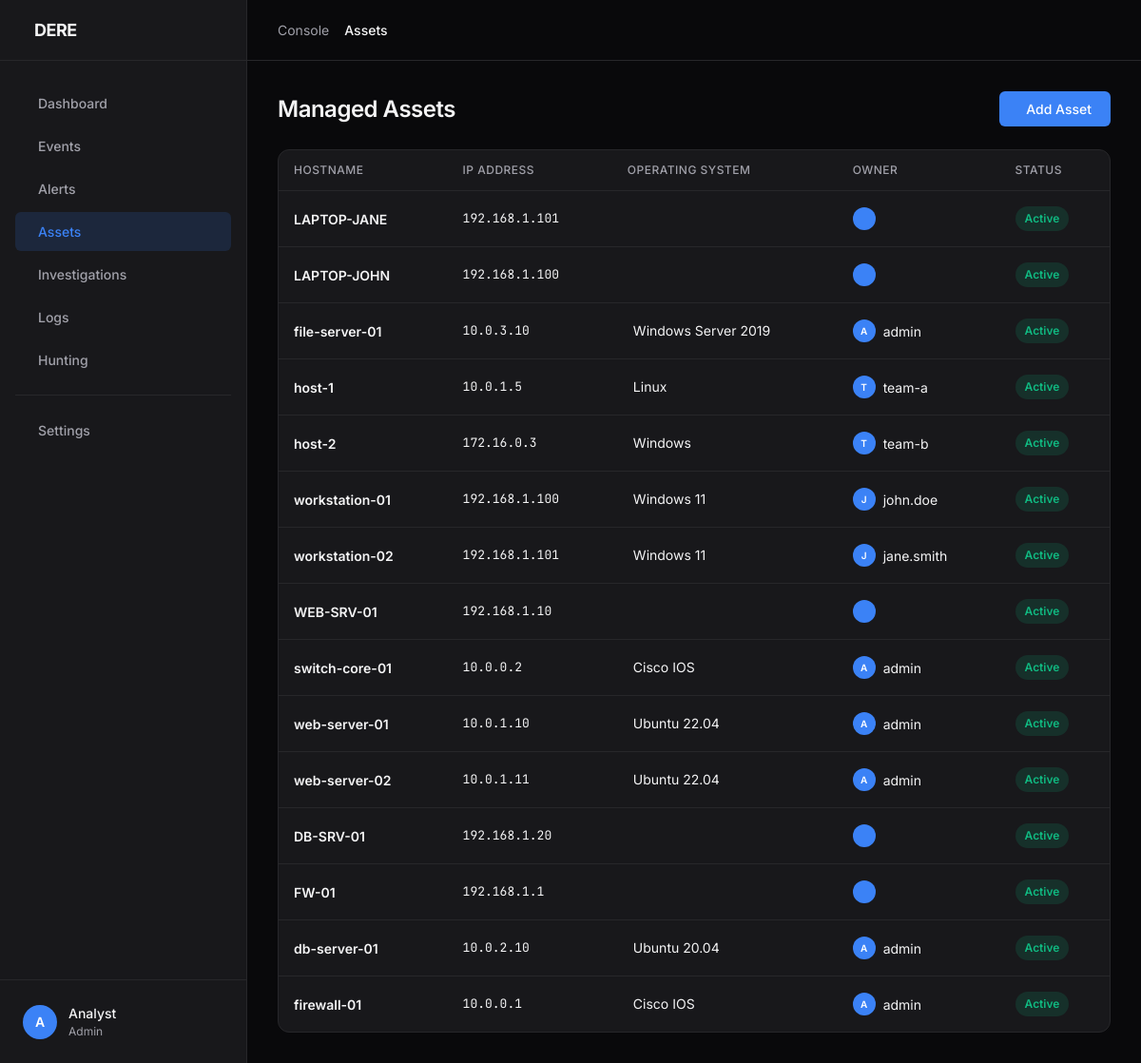
The app's page /assets/ (signed in) with its own data.
### apps/core/models.py (models this page shows, shortened)
class Asset(models.Model):
    ASSET_TYPES = [
        ('server', 'Server'),
        ('workstation', 'Workstation'),
        ('network_device', 'Network Device'),
        ('mobile', 'Mobile Device'),
        ('iot', 'IoT Device'),
        ('cloud', 'Cloud Resource'),
    ]
    CRITICALITY_LEVELS = [
        ('low', 'Low'),
        ('medium', 'Medium'),
        ('high', 'High'),
        ('critical', 'Critical'),
    ]
    hostname = models.CharField(max_length=128)
    ip = models.GenericIPAddressField()
    mac_address = models.CharField(max_length=17, blank=True)
    asset_type = models.CharField(max_length=32, choices=ASSET_TYPES, default='server')
    os = models.CharField(max_length=64, blank=True)
    os_version = models.CharField(max_length=64, blank=True)
    owner = models.CharField(max_length=64, blank=True)
    department = models.CharField(max_length=64, blank=True)
    location = models.CharField(max_length=128, blank=True)
    criticality = models.CharField(max_length=16, choices=CRITICALITY_LEVELS, default='medium')
    risk_score = models.IntegerField(default=0)  # UEBA risk score
    last_seen = models.DateTimeField(auto_now=True)
    is_active = models.BooleanField(default=True)
    tags = models.TextField(blank=True)  # JSON array of tags
    metadata = models.TextField(blank=True)  # JSON for additional data
    created = models.DateTimeField(auto_now_add=True)
    updated = models.DateTimeField(auto_now=True)
    class Meta:
        ordering = ['-criticality', 'hostname']

### apps/core/views.py (the view)
# urls.py: path('assets/', views.assets, name='assets'),
@login_required
def assets(request):
    asset_type = request.GET.get('type', '')
    criticality = request.GET.get('criticality', '')
    assets_qs = Asset.objects.all()
    if asset_type:
        assets_qs = assets_qs.filter(asset_type=asset_type)
    if criticality:
        assets_qs = assets_qs.filter(criticality=criticality)
    context = {
        'assets': assets_qs,
        'asset_type': asset_type,
        'criticality': criticality,
        'asset_types': Asset.ASSET_TYPES,
        'criticality_levels': Asset.CRITICALITY_LEVELS,
    }
    return render(request, 'siem/assets.html', context)

### templates/siem/assets.html (shortened to what this page needs)
{% extends 'base.html' %}
{% block page_title %}Assets{% endblock %}
{% block content %}
<div class="container">
  <div class="top-row">
    <h2>Managed Assets</h2>
    <div class="center">
      <button class="btn"> Add Asset</button>
    </div>
  </div>
  <div class="card full-width" style="padding: 0; overflow: hidden;">
    <div class="table-container">
      <table class="table">
        <thead>
          <tr>
            <th>Hostname</th>
            <th>IP Address</th>
            <th>Operating System</th>
            <th>Owner</th>
            <th>Status</th>
          </tr>
        </thead>
        <tbody>
          {% for a in assets %}
          <tr>
            <td style="font-weight: 600;">{{ a.hostname }}</td>
            <td style="font-family: 'JetBrains Mono'; font-size: 13px;">{{ a.ip }}</td>
            <td>
              {{ a.os }}
            </td>
            <td>
              <div class="center" style="gap: 8px;">
                <div class="avatar" style="width: 24px; height: 24px; font-size: 10px;">{{ a.owner|slice:":1"|upper }}
                </div>
                <span>{{ a.owner }}</span>
              </div>
            </td>
            <td><span class="severity sev-low">Active</span></td>
          </tr>
          {% empty %}
          <tr>
            <td colspan="5" class="center" style="padding: 32px; color: var(--text-muted);">No assets found.</td>
          </tr>
          {% endfor %}
        </tbody>
      </table>
    </div>
  </div>
</div>
{% endblock %}

### static/css/styles.css (style rules this page uses)
:root { --bg-app: #09090b; --bg-panel: #18181b; --bg-card: #18181b; --bg-hover: #27272a; --text-main: #f4f4f5; --text-muted: #a1a1aa; --text-dim: #52525b; --accent-primary: #3b82f6; --accent-hover: #2563eb; --accent-glow: rgba(59, 130, 246, 0.15); --status-success: #10b981; --status-warning: #f59e0b; --status-danger: #ef4444; --status-info: #06b6d4; --border-subtle: #27272a; --border-focus: #3b82f6; --sidebar-width: 260px; --header-height: 64px; --radius-sm: 6px; --radius-md: 12px; --radius-lg: 16px; }
*, *::before, *::after { box-sizing: border-box; margin: 0; padding: 0; }
body { font-family: 'Inter', system-ui, -apple-system, sans-serif; background-color: var(--bg-app); color: var(--text-main); line-height: 1.5; -webkit-font-smoothing: antialiased; height: 100vh; overflow: hidden; }
button { font-family: inherit; }
.avatar { width: 36px; height: 36px; border-radius: 50%; background-color: var(--accent-primary); color: white; display: flex; align-items: center; justify-content: center; font-weight: 600; font-size: 14px; }
.container { max-width: 1200px; margin: 0 auto; }
.top-row { display: flex; justify-content: space-between; align-items: center; margin-bottom: 24px; flex-wrap: wrap; gap: 16px; }
h2 { font-size: 24px; font-weight: 600; letter-spacing: -0.5px; }
.card { background-color: var(--bg-panel); border: 1px solid var(--border-subtle); border-radius: var(--radius-md); padding: 24px; display: flex; flex-direction: column; transition: transform 0.2s, box-shadow 0.2s; }
.table-container { overflow-x: auto; }
.table { width: 100%; border-collapse: collapse; font-size: 14px; }
.table th { text-align: left; padding: 12px 16px; color: var(--text-muted); font-weight: 500; border-bottom: 1px solid var(--border-subtle); font-size: 12px; text-transform: uppercase; letter-spacing: 0.5px; }
.table td { padding: 16px; border-bottom: 1px solid var(--border-subtle); color: var(--text-main); }
.table tr:last-child td { border-bottom: none; }
.severity { display: inline-flex; align-items: center; padding: 4px 10px; border-radius: 999px; font-size: 12px; font-weight: 600; text-transform: capitalize; }
.sev-low { background: rgba(16, 185, 129, 0.15); color: var(--status-success); }
.btn { background-color: var(--accent-primary); color: white; border: none; padding: 10px 20px; border-radius: var(--radius-sm); font-weight: 500; font-size: 14px; cursor: pointer; transition: 0.2s; display: inline-flex; align-items: center; gap: 8px; }
.center { display: flex; align-items: center; gap: 12px; }
.full-width { grid-column: 1 / -1; }

### records on screen
Asset: hostname "LAPTOP-JANE", ip "192.168.1.101"
Asset: hostname "LAPTOP-JOHN", ip "192.168.1.100"
Asset: hostname "file-server-01", ip "10.0.3.10", os "Windows Server 2019", owner "A", owner "admin"
Asset: hostname "host-1", ip "10.0.1.5", os "Linux", owner "T", owner "team-a"
Asset: hostname "host-2", ip "172.16.0.3", os "Windows", owner "T", owner "team-b"
Asset: hostname "workstation-01", ip "192.168.1.100", os "Windows 11", owner "J", owner "john.doe"
Asset: hostname "workstation-02", ip "192.168.1.101", os "Windows 11", owner "J", owner "jane.smith"
Asset: hostname "WEB-SRV-01", ip "192.168.1.10"
Asset: hostname "switch-core-01", ip "10.0.0.2", os "Cisco IOS", owner "A", owner "admin"
Asset: hostname "web-server-01", ip "10.0.1.10", os "Ubuntu 22.04", owner "A", owner "admin"
Asset: hostname "web-server-02", ip "10.0.1.11", os "Ubuntu 22.04", owner "A", owner "admin"
Asset: hostname "DB-SRV-01", ip "192.168.1.20"
Asset: hostname "FW-01", ip "192.168.1.1"
Asset: hostname "db-server-01", ip "10.0.2.10", os "Ubuntu 20.04", owner "A", owner "admin"
Asset: hostname "firewall-01", ip "10.0.0.1", os "Cisco IOS", owner "A", owner "admin"
